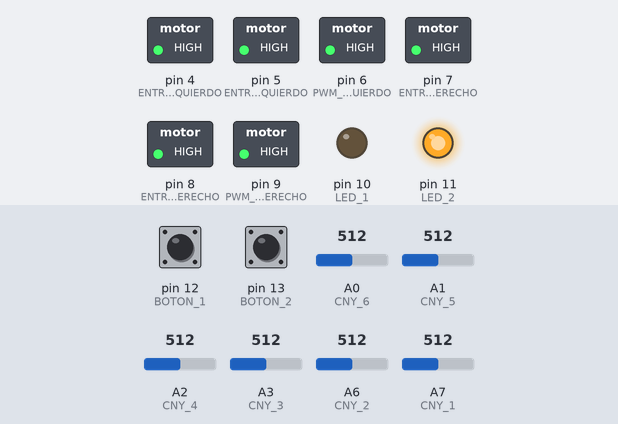
Recording of a sketch running on a simulated Arduino Nano, built with avr-gcc and run on an emulated ATmega328P. On the bench: switched loads named in the sketch (green lamp = pin HIGH), output pins drawn as LEDs (lit = HIGH). Dashed ring = blinking. The inputs (shaded band) are chosen by the test bench; at power-on: pin 12 (BOTON_1) LOW, A0 (CNY_6) = 512, pin 13 (BOTON_2) LOW, A1 (CNY_5) = 512, A2 (CNY_4) = 512, A3 (CNY_3) = 512, A6 (CNY_2) = 512, A7 (CNY_1) = 512.

Above: at 1.2 s.
1.3 s: pin 12 (BOTON_1) pulled HIGH for 0.15 s
At 1.9 s:
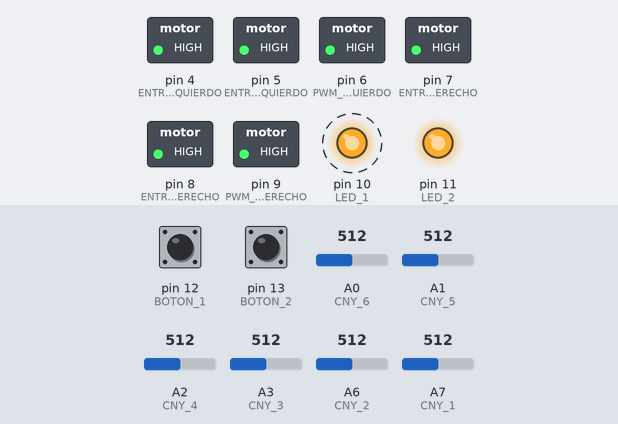
4.4 s: A0 (CNY_6) set to 191
7.4 s: A0 (CNY_6) set to 165
8.9 s: pin 13 (BOTON_2) pulled HIGH for 1 s
At 11.5 s:
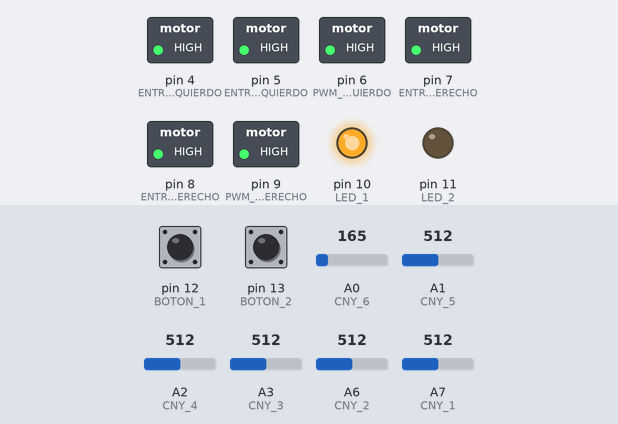
11.8 s: pin 12 (BOTON_1) pulled HIGH for 1 s
At 12.4 s:
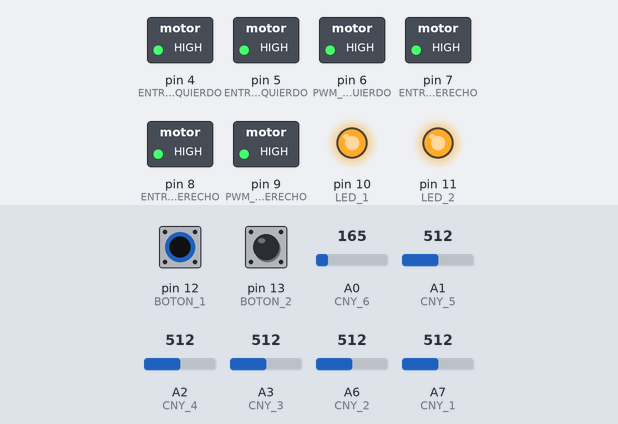
15.8 s: pin 13 (BOTON_2) pulled HIGH for 3.2 s
At 17.4 s:
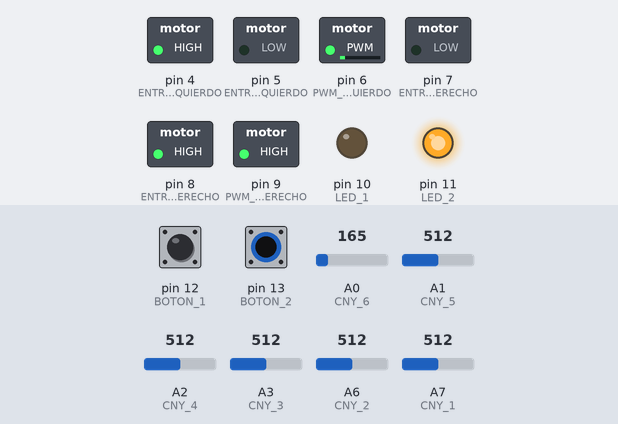
Timing chart, 0 to 20.6 s (numbered marks = the images above; inputs shaded):
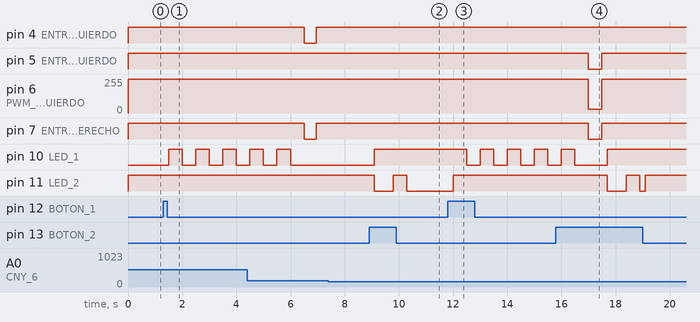

The sketch:

Velocista_taller_robotica_2018.ino
```cpp
/*
 * DECLACIÓN DE PINES Y COMPONENTES
 */
// LEDS y BOTONES
const int LED_1 = 10; // Led azul
const int LED_2 = 11; // Led rojo

const int BOTON_1 = 12; // Botón 1
const int BOTON_2 = 13; // Botón 2

// CNYS
const int CNY_1 = A7; // Izquierdo
const int CNY_2 = A6;
const int CNY_3 = A3;
const int CNY_4 = A2;
const int CNY_5 = A1;
const int CNY_6 = A0; // Derecho

// I2C
const int I2C_SDA = A4; // Central
const int I2C_SLC = A5; // Central

// ENCODERS
const int ENCODER_IZQUIERDO = 2;
const int ENCONDER_DERECHO = 3;

// MOTORES
const int PWM_MOTOR_IZQUIERDO = 6; // Motor izquierdo 1
const int ENTRADA_A_MOTOR_IZQUIERDO = 5;
const int ENTRADA_B_MOTOR_IZQUIERDO = 4;

const int PWM_MOTOR_DERECHO = 9; // Motor derecho 2
const int ENTRADA_A_MOTOR_DERECHO = 8;
const int ENTRADA_B_MOTOR_DERECHO = 7;

/*
 * LECTURA SENSORES
 */
bool lectura_CNYS[6]; // Lectura de los sensores para el controlador PD

/*
 *CONTROL PID
 */
const int REFERENCIA_DIRECCION = 7; // Dirección de referencia
int VELOCIDAD_BASE = 255; // Velocidad base

int KP = 30;            // Constante proporcional
int KI = 0;             // Constante integral
int KD = 255;           // Constante derivativa

int direccion;          // Dirección que se va a tomar en el PD
int direccion_anterior; // Dirección anterior de la lectura de los sensores activos

int error;              // La variable error es la parte proporcional
int error_anterior;     // La variable error_anterior es la parte derivativa

int control_pwm;        // Señal del PID para los motores


/*
 * MARCAS DE PARADA
 */
int contador_parada_negro = 0;  // Contador para las marcas de parada negras
int contador_parada_blanco = 0; // Contador para las marcas de parada blancas

int MARCA_PARADA_BLANCO = 1000; // Variable para el tiempo de parada en color blanco de la pista
int MARCA_PARADA_NEGRO = 500; // Variable para el tiempo de parada en color negro de la pista

/*
 * VARIABLES PARA CONTROL DEL TIEMPO (EN MICROSEGUNDOS)
 */
unsigned long tiempo_ciclo = 0;
unsigned long tiempo_ciclo_anterior = 0;
unsigned int TIEMPO_PID = 900;
unsigned long TIEMPO_RESETEO_MARCAS = 5000000; // Equivale a 5 segundos

/*
 * ESTADOS DE LA MÁQUINA DE ESTADOS FINITOS (FSM)
 */
enum TipoMaquinaEstadosFinitos
{
    REPOSO,
    CALIBRACION,
    SIGUELINEAS
};

 TipoMaquinaEstadosFinitos estado_finito = REPOSO;

/*
 * VARIABLE PARA CONTROL DE SENTIDO DE GIRO DE LOS MOTORES
 */
enum TipoSentidoMotor
{
    ADELANTE,
    ATRAS,
    STOP
};

/*
 * OTRAS VARIABLES
 */
const int RETARDO_REGLAMENTARIO = 5000; // Tiempo de retardo reglamentario
const int TIEMPO_LED_SALIDA = RETARDO_REGLAMENTARIO / 10; // Intervalo de tiempo para encender/apagar led
int REFERENCIA_COLOR = 180; // Para indicar el umbral de diferencia entre blanco y negro
bool flag_salida = false; // Variable para indicar si el velocista está en movimiento

/*
 * FUNCIÓN SETUP
 */
void setup()
{
    // PINES DE ENTRADA
    pinMode(BOTON_1, INPUT);
    pinMode(BOTON_2, INPUT);

    pinMode(CNY_1, INPUT);
    pinMode(CNY_2, INPUT);
    pinMode(CNY_3, INPUT);
    pinMode(CNY_4, INPUT);
    pinMode(CNY_5, INPUT);
    pinMode(CNY_6, INPUT);

    // PINES DE SALIDA
    pinMode(LED_1, OUTPUT); // LED azul
    pinMode(LED_2, OUTPUT); // LED rojo

    pinMode(PWM_MOTOR_IZQUIERDO,OUTPUT); // Motor izquierdo 1
    pinMode(ENTRADA_A_MOTOR_IZQUIERDO,OUTPUT);
    pinMode(ENTRADA_B_MOTOR_IZQUIERDO,OUTPUT);

    pinMode(PWM_MOTOR_DERECHO,OUTPUT); // Motor derecho 2
    pinMode(ENTRADA_A_MOTOR_DERECHO,OUTPUT);
    pinMode(ENTRADA_B_MOTOR_DERECHO,OUTPUT);

    // INTERRUPCIONES DE ENCODERS
    //attachInterrupt(digitalPinToInterrupt(2),encoderIzquierdo, RISING);
    //attachInterrupt(digitalPinToInterrupt(3),encoderDerecho, RISING);

    //configurarBluethoot(); // Función para configurar el Bluethoot

    Serial.begin(9600); // Inicia comunicaciones serie a 9600 bps
    //Serial.begin(115200); // Inicia comunicaciones serie a 115200 bps;

    controlMotores(0, 0); // Motores parados en el setup
}

/*
 * FUNCIÓN LOOP
 */
void loop()
{
    // Máquina de estados finitos
    switch (estado_finito)
    {
        /*
        * 1: Estado de reposo del rastreador
        */
        case REPOSO:

            controlMotores (0, 0); // Motores parados
            flag_salida = false; // Para que al pasar al estado SIGUELÍNEAS comience la cuenta atrás

            // Se resetean los contadores de marcas de parada
            contador_parada_blanco = 0;
            contador_parada_negro = 0;

            digitalWrite(LED_1, LOW);
            digitalWrite(LED_2, HIGH); // Señal de estado REPOSO

            // Elección de estado SIGUELINEAS
            if (digitalRead(BOTON_1) == HIGH)
            {
                delay(200);
                estado_finito = SIGUELINEAS;
            }

            // Elección de estado CALIBRACION
            if (digitalRead(BOTON_2) == HIGH)
            {
                delay(200);
                estado_finito = CALIBRACION;
            }

            break;

        /*
         * 2: Estado de calibración de los sensores
         */
        case CALIBRACION:

            digitalWrite(LED_1, HIGH); // Señal de estado CALIBRACION
            digitalWrite(LED_2, LOW);

            // Activado de la calibración
            if (digitalRead(BOTON_2) == HIGH)
            {
                delay(200);
                REFERENCIA_COLOR = calibracionCNYS();
            }

            // Elección de estado SIGUELINEAS
            else if (digitalRead(BOTON_1) == HIGH)
            {
                delay(200);
                estado_finito = SIGUELINEAS;
            }

            break;

        /*
         * 3: Estado normal de siguimiento de línea
         */
        case SIGUELINEAS:

            // Si está en false realiza la cuenta atrás, si está en true la obvia
            if (flag_salida == false)
            {
                flag_salida = true;
                digitalWrite(LED_1, LOW);
                digitalWrite(LED_2, HIGH); // Señal de estado SIGUELINEAS

                for (byte i = 0; i < 5; i++)
                {
                    digitalWrite(LED_1, HIGH);
                    delay(TIEMPO_LED_SALIDA);
                    digitalWrite(LED_1, LOW);
                    delay(TIEMPO_LED_SALIDA);
                }
            }

            tiempo_ciclo = micros(); // Se mide el tiempo antes del PID

            // Cada ciclo se ejecuta todo el proceso PID
            if (tiempo_ciclo - tiempo_ciclo_anterior >= TIEMPO_PID)
            {
                tiempo_ciclo_anterior = tiempo_ciclo; // Se sustituye el nuevo tiempo de ciclo

                lecturaCnys(); // Lectura de los sensores

                marcasFrenada(); // Se comprueban si hay marcas de parada tras la lectura

                // Se comprueban las marcas de parada
                if (contador_parada_blanco > MARCA_PARADA_BLANCO
                    || contador_parada_negro > MARCA_PARADA_NEGRO)
                {
                    estado_finito = REPOSO;
                }

                // Se resetan los contadores de frenada si se sobrepasa un tiempo dado
                if (tiempo_ciclo - tiempo_ciclo_anterior >= TIEMPO_RESETEO_MARCAS)
                {
                    contador_parada_negro = 0;
                    contador_parada_blanco = 0;
                }

                // Se aplica el control PID
                calculoDireccion(); // Cálculo de la dirección
                controlPID(); // Cálculo del PID
                actuacionMotores(); // Actuación sobre los motores
            }

            // Elección de estado REPOSO
            if (digitalRead(BOTON_2) == HIGH)
            {
                delay(500);
                estado_finito = REPOSO;
            }

            break;
    }

    //telemetria (); // Activamos la telemetría
}
```

Control.ino
```cpp
/*
 * Función para obtener el sensor activo más a la derecha
 */
int sensorDerecha()
{
    if (lectura_CNYS[5] == 1) return(6); // Sensor más a la derecha
    if (lectura_CNYS[4] == 1) return(5);
    if (lectura_CNYS[3] == 1) return(4);
    if (lectura_CNYS[2] == 1) return(3);
    if (lectura_CNYS[1] == 1) return(2);
    if (lectura_CNYS[0] == 1) return(1); // Sensor más a la izquierda
    return(0); // No se detecta la línea
}

/*
 * Función para obtener el sensor activo más a la izquierda
 */
int sensorIzquierda()
{
    if (lectura_CNYS[0] == 1) return(1); // Sensor más a la izquierda
    if (lectura_CNYS[1] == 1) return(2);
    if (lectura_CNYS[2] == 1) return(3);
    if (lectura_CNYS[3] == 1) return(4);
    if (lectura_CNYS[4] == 1) return(5);
    if (lectura_CNYS[5] == 1) return(6); // Sensor más a la derecha
    return(0); // No se detecta la línea
}

/*
 * Función para detectar si se está leyendo negro/blanco en todos los sensores,
 * lo que podría indicar una marca de frenada en la pista
 */
void marcasFrenada()
{
    if (lectura_CNYS[0] == 1
        && lectura_CNYS[1] == 1
        && lectura_CNYS[2] == 1
        && lectura_CNYS[3] == 1
        && lectura_CNYS[4] == 1
        && lectura_CNYS[5] == 1)
        {
            contador_parada_negro++;
        }
    if (lectura_CNYS[0] == 0
        && lectura_CNYS[1] == 0
        && lectura_CNYS[2] == 0
        && lectura_CNYS[3] == 0
        && lectura_CNYS[4] == 0
        && lectura_CNYS[5] == 0)
        {
            contador_parada_blanco++;
        }
}

/*
 * Función para el cálculo de la dirección
 */
void calculoDireccion() // Para dirección normal
{
    direccion = sensorDerecha() + sensorIzquierda();
}

/*
 * Función para el control PID
 */
void controlPID()
{
    // Si perdemos la línea seguimos en la última dirección detectada
    if (direccion == 0) direccion = direccion_anterior;
    else                direccion_anterior = direccion;

    error = direccion - REFERENCIA_DIRECCION; // Error respecto a la dirección que se debe tomar

    control_pwm = error * KP + (error - error_anterior) * KD; // Control PD

    error_anterior = error; // Parte derivativa
}

/*
 * Función para actuar sobre los motores con la salida del PID
 */
void actuacionMotores()
{
    int motor_derecho_pwm;      // Señal PWM del motor derecho
    int motor_izquierdo_pwm;    // Señal PWM del motor izquierda

    motor_derecho_pwm = VELOCIDAD_BASE - control_pwm;   // Valor del motor derecho
    motor_izquierdo_pwm = VELOCIDAD_BASE + control_pwm; // Valor del motor izquierdo

    controlMotores(motor_izquierdo_pwm, motor_derecho_pwm); // Actuación de los motores
}
```

Lecturas.ino
```cpp
/*
 * Función para convertir una entrada analógica en digital
 */
byte analogicoDigital(int entrada_analogica)
{
    byte salida_digital;

    if (entrada_analogica < REFERENCIA_COLOR)
    {
        salida_digital = 0;
    }
    else if (entrada_analogica > REFERENCIA_COLOR)
    {
        salida_digital = 1;
    }

    return (salida_digital);
}

/*
 * Función de calibración de los sensores de suelo
 */
int calibracionCNYS()
{
    int media_alta = 0;
    int media_baja = 0;
    int media_final;
    int lectura_analogica_CNYS[6];

    lectura_analogica_CNYS[0] = analogRead(CNY_1);
    lectura_analogica_CNYS[1] = analogRead(CNY_2);
    lectura_analogica_CNYS[2] = analogRead(CNY_3);
    lectura_analogica_CNYS[3] = analogRead(CNY_4);
    lectura_analogica_CNYS[4] = analogRead(CNY_5);
    lectura_analogica_CNYS[5] = analogRead(CNY_6);

    for (byte i = 0; i < 6; i++)
    {
        media_alta = media_alta + lectura_analogica_CNYS[i];
    }

    media_alta = media_alta / 6;
    digitalWrite(LED_2, HIGH);

    while (digitalRead(BOTON_2) != HIGH)
    {}

    digitalWrite(LED_2, LOW);
    delay(500);

    lectura_analogica_CNYS[0] = analogRead(CNY_1);
    lectura_analogica_CNYS[1] = analogRead(CNY_2);
    lectura_analogica_CNYS[2] = analogRead(CNY_3);
    lectura_analogica_CNYS[3] = analogRead(CNY_4);
    lectura_analogica_CNYS[4] = analogRead(CNY_5);
    lectura_analogica_CNYS[5] = analogRead(CNY_6);

    for (byte i = 0; i < 6; i++)
    {
        media_baja = media_baja + lectura_analogica_CNYS[i];
    }

    media_baja = media_baja / 6;

    media_final = (media_alta + media_baja) / 2;

    digitalWrite(LED_2, HIGH);
    delay(500);

    return(media_final);
}

/*
 * Función de lectura de los sensores de suelo en un instante dado
 */
void lecturaCnys()
{
    lectura_CNYS[0] = analogicoDigital(analogRead(CNY_1));
    lectura_CNYS[1] = analogicoDigital(analogRead(CNY_2));
    lectura_CNYS[2] = analogicoDigital(analogRead(CNY_3));
    lectura_CNYS[3] = analogicoDigital(analogRead(CNY_4));
    lectura_CNYS[4] = analogicoDigital(analogRead(CNY_5));
    lectura_CNYS[5] = analogicoDigital(analogRead(CNY_6));
}
```

Motores.ino
```cpp
/*
 * Función de control del motor izquierdo
 */
void motorIzquierdo(TipoSentidoMotor sentido_motor)
{
    switch (sentido_motor)
    {
        case ADELANTE:
            digitalWrite(ENTRADA_A_MOTOR_IZQUIERDO, HIGH);
            digitalWrite(ENTRADA_B_MOTOR_IZQUIERDO, LOW);
            break;
        case ATRAS:
            digitalWrite(ENTRADA_A_MOTOR_IZQUIERDO, LOW);
            digitalWrite(ENTRADA_B_MOTOR_IZQUIERDO, HIGH);
            break;
        case STOP:
            digitalWrite(ENTRADA_A_MOTOR_IZQUIERDO, HIGH);
            digitalWrite(ENTRADA_B_MOTOR_IZQUIERDO, HIGH);
            break;
    }
}

/*
 * Función de control del motor derecho
 */
void motorDerecho(TipoSentidoMotor sentido_motor)
{
    switch (sentido_motor)
    {
        case ADELANTE:
            digitalWrite(ENTRADA_A_MOTOR_DERECHO, HIGH);
            digitalWrite(ENTRADA_B_MOTOR_DERECHO, LOW);
            break;
        case ATRAS:
            digitalWrite(ENTRADA_A_MOTOR_DERECHO, LOW);
            digitalWrite(ENTRADA_B_MOTOR_DERECHO, HIGH);
            break;
        case STOP:
            digitalWrite(ENTRADA_A_MOTOR_DERECHO, HIGH);
            digitalWrite(ENTRADA_B_MOTOR_DERECHO, HIGH);
            break;
    }
}

/*
 * Función de control de velocidad de los motores
 */
void controlMotores(int motor_izquierdo, int motor_derecho)
{
    // Para motor izquierdo
    if (motor_izquierdo > 0)
    {
        // Se limita el valor de entrada superior
        if (motor_izquierdo > 255)
        {
            motor_izquierdo = 255;
        }
        motorIzquierdo(ADELANTE);
        analogWrite(PWM_MOTOR_IZQUIERDO, motor_izquierdo);
    }
    else if (motor_izquierdo < 0)
    {
        // Se limita el valor de entrada inferior
        if (motor_izquierdo < -255)
        {
            motor_izquierdo = -255;
        }
        motorIzquierdo(ATRAS);
        analogWrite(PWM_MOTOR_IZQUIERDO, -motor_izquierdo);
    }
    else // Velocidad 0
    {
        motorIzquierdo(STOP);
        analogWrite(PWM_MOTOR_IZQUIERDO, 255);
    }

    // Para motor derecho
    if (motor_derecho > 0)
    {
        // Se limita el valor de entrada superior
        if (motor_derecho > 255)
        {
            motor_derecho = 255;
        }
        motorDerecho(ADELANTE);
        analogWrite(PWM_MOTOR_DERECHO, motor_derecho);
    }
    else if (motor_derecho < 0)
    {
        // Se limita el valor de entrada inferior
        if (motor_derecho < -255)
        {
            motor_derecho = -255;
        }
        motorDerecho(ATRAS);
        analogWrite(PWM_MOTOR_DERECHO, -motor_derecho);
    }
    else // Velocidad 0
    {
        motorDerecho(STOP);
        analogWrite(PWM_MOTOR_DERECHO, 255);
    }
}
```

Telemetria.ino
```cpp

```

Measured:
- after the input at 1.3 s, pin 10 (LED_1): alternates HIGH for 0.50 s and LOW for 0.50 s, starting after 0.20 s
- after the input at 7.4 s, every drawn part: stays the same
- after the input at 8.9 s, pin 10 (LED_1): LOW → HIGH after 0.20 s; pin 11 (LED_2): HIGH → LOW after 0.20 s, → HIGH 0.70 s later, → LOW 0.50 s later
- after the input at 11.8 s, pin 10 (LED_1): alternates HIGH for 0.50 s and LOW for 0.50 s, starting after 0.70 s; pin 11 (LED_2): LOW → HIGH after 0.20 s
- after the input at 15.8 s, pin 4 (ENTRADA_B_MOTOR_IZQUIERDO): stays HIGH (without the input it goes to LOW after 1.2 s); pin 5 (ENTRADA_A_MOTOR_IZQUIERDO): HIGH → LOW after 1.2 s, → HIGH 0.50 s later
